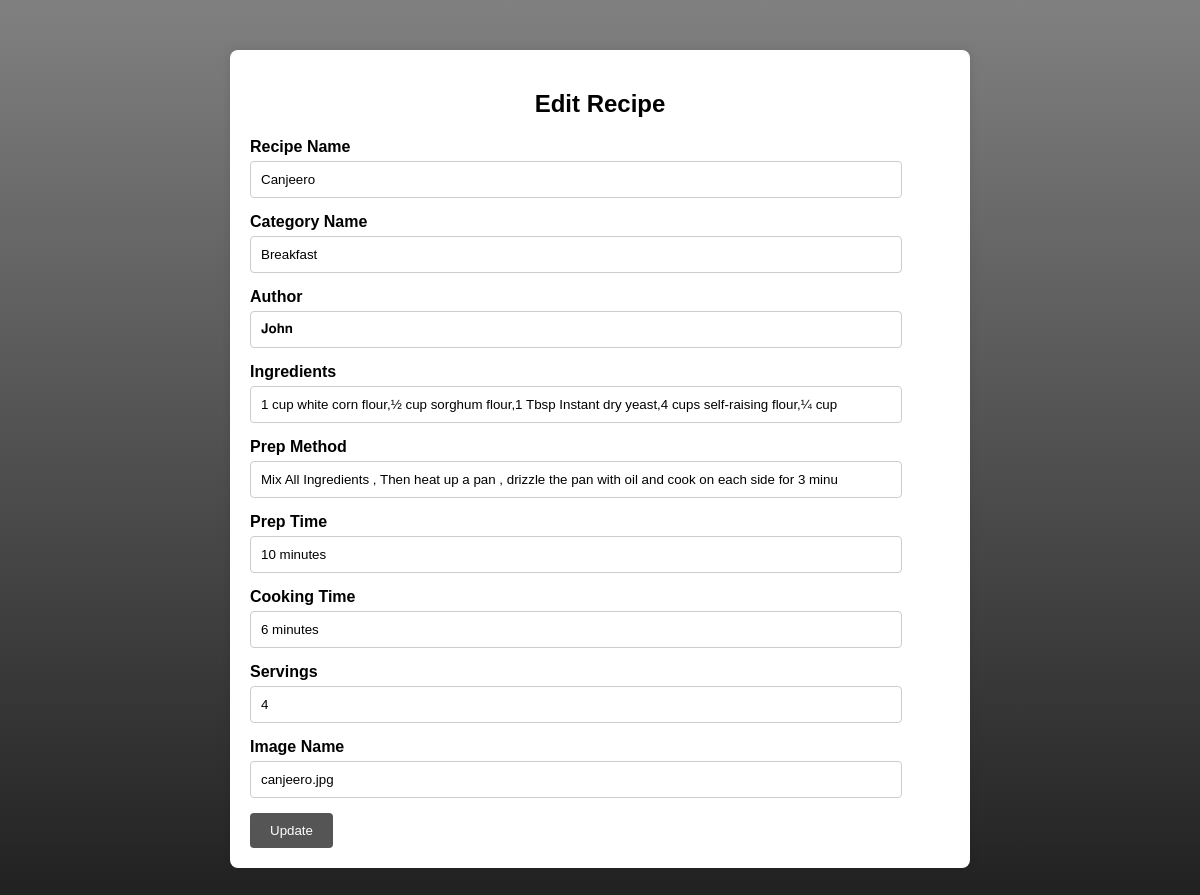
Screenshot of /editrecipe.php?id=11 with the database file from the repository.
### tables this page shows
CREATE TABLE `recipetable` (
  `recipeid` int(20) NOT NULL,
  `recipename` varchar(50) NOT NULL,
  `categoryname` varchar(50) NOT NULL,
  `author` varchar(50) NOT NULL,
  `ingredients` varchar(100) NOT NULL,
  `prepmethod` varchar(100) NOT NULL,
  `preptime` varchar(20) NOT NULL,
  `cookingtime` varchar(50) NOT NULL,
  `servings` varchar(100) NOT NULL,
  `imagename` varchar(50) NOT NULL
);

### editrecipe.php (the view, shortened to what this page needs)
<!DOCTYPE html>
<html lang="en">
<head>
</head>
<body>
<div class="container">
    <h2>Edit Recipe</h2>
    <?php
    $servername = "localhost";
    $username = "root";
    $password = "";
    $dbname = "wt";
    $pdo = new PDO("mysql:host=$servername;dbname=$dbname", $username, $password);
    $pdo->setAttribute(PDO::ATTR_ERRMODE, PDO::ERRMODE_EXCEPTION);
    $sql = 'SELECT * FROM recipetable WHERE recipeid=:id';
    $stmt = $pdo->prepare($sql);
    $stmt->bindValue(':id', $_GET['id']);
    $stmt->execute();
    $row = $stmt->fetch(PDO::FETCH_ASSOC);
    if($row) {
    ?>
        <form action="" method="post">
            <div class="form-group">
                <label for="recipename">Recipe Name</label>
                <input type="text" name="recipename" value="<?php echo $row['recipename']; ?>">
            </div>
            <div class="form-group">
                <label for="categoryname">Category Name</label>
                <input type="text" name="categoryname" value="<?php echo $row['categoryname']; ?>">
            </div>
            <div class="form-group">
                <label for="author">Author</label>
                <input type="text" name="author" value="<?php echo $row['author']; ?>">
            </div>
            <div class="form-group">
                <label for="ingredients">Ingredients</label>
                <input type="text" name="ingredients" value="<?php echo $row['ingredients']; ?>">
            </div>
            <div class="form-group">
                <label for="prepmethod">Prep Method</label>
                <input type="text" name="prepmethod" value="<?php echo $row['prepmethod']; ?>">
            </div>
            <div class="form-group">
                <label for="preptime">Prep Time</label>
                <input type="text" name="preptime" value="<?php echo $row['preptime']; ?>">
            </div>
            <div class="form-group">
                <label for="cookingtime">Cooking Time</label>
                <input type="text" name="cookingtime" value="<?php echo $row['cookingtime']; ?>">
            </div>
            <div class="form-group">
                <label for="servings">Servings</label>
                <input type="text" name="servings" value="<?php echo $row['servings']; ?>">
            </div>
            <div class="form-group">
                <label for="imagename">Image Name</label>
                <input type="text" name="imagename" value="<?php echo $row['imagename']; ?>">
            </div>
            <button type="submit" name="Update">Update</button>
        </form>
    <?php
    } else {
        echo "<div class='alert'>Recipe not found</div>";
    }
    ?>
</div>
</body>
</html>

### editrecipe.php (style rules this page uses)
body { font-family: Arial, sans-serif; background-image: linear-gradient(to bottom, rgb(128, 128, 128) 0%, rgb(31, 31, 31) 100%); }
.container { max-width: 700px; margin: 50px auto; padding: 20px; background-color: #fff; border-radius: 8px; box-shadow: 0 0 10px rgba(0, 0, 0, 0.1); }
h2 { text-align: center; margin-bottom: 20px; }
.form-group { margin-bottom: 15px; }
label { display: block; margin-bottom: 5px; font-weight: bold; }
input[type="text"] { width: 90%; padding: 10px; border: 1px solid #ccc; border-radius: 4px; }
button { padding: 10px 20px; background-color: #555; color: #fff; border: none; border-radius: 4px; cursor: pointer; }

### rows the page displays
recipetable: recipename "Canjeero", categoryname "Breakfast", author "𝐉𝐨𝐡𝐧", ingredients "1 cup white corn flour,½ cup sorghum flour,1 Tbsp Instant dry yeast,4 cups self-raising flour,¼ cup", prepmethod "Mix All Ingredients , Then heat up a pan , drizzle the pan with oil and cook on each side for 3 minu", preptime "10 minutes", cookingtime "6 minutes", servings "4", imagename "canjeero.jpg"
